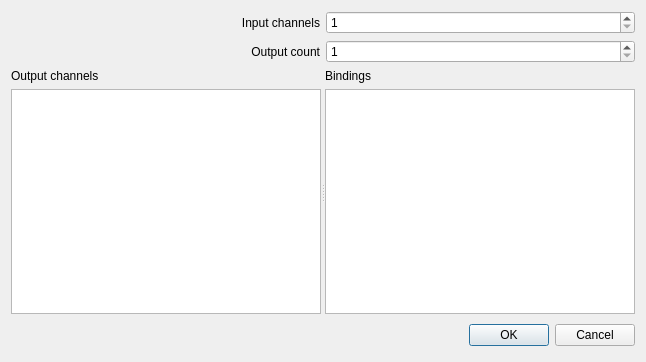
<?xml version="1.0" encoding="UTF-8"?>
<ui version="4.0">
 <class>ZMultiDialog</class>
 <widget class="QDialog" name="ZMultiDialog">
  <property name="geometry">
   <rect>
    <x>0</x>
    <y>0</y>
    <width>646</width>
    <height>362</height>
   </rect>
  </property>
  <property name="windowTitle">
   <string>ALSA Multi plugin parameters</string>
  </property>
  <layout class="QVBoxLayout" name="verticalLayout_3">
   <item>
    <layout class="QGridLayout" name="gridLayout">
     <item row="0" column="0">
      <widget class="QLabel" name="label">
       <property name="text">
        <string>Input channels</string>
       </property>
       <property name="alignment">
        <set>Qt::AlignRight|Qt::AlignTrailing|Qt::AlignVCenter</set>
       </property>
       <property name="buddy">
        <cstring>spinCapacity</cstring>
       </property>
      </widget>
     </item>
     <item row="0" column="1">
      <widget class="QSpinBox" name="spinCapacity">
       <property name="minimum">
        <number>1</number>
       </property>
      </widget>
     </item>
     <item row="1" column="0">
      <widget class="QLabel" name="label_3">
       <property name="text">
        <string>Output count</string>
       </property>
       <property name="alignment">
        <set>Qt::AlignRight|Qt::AlignTrailing|Qt::AlignVCenter</set>
       </property>
       <property name="buddy">
        <cstring>spinOutputsCount</cstring>
       </property>
      </widget>
     </item>
     <item row="1" column="1">
      <widget class="QSpinBox" name="spinOutputsCount">
       <property name="minimum">
        <number>1</number>
       </property>
      </widget>
     </item>
    </layout>
   </item>
   <item>
    <widget class="QSplitter" name="splitter">
     <property name="orientation">
      <enum>Qt::Horizontal</enum>
     </property>
     <widget class="QWidget" name="">
      <layout class="QVBoxLayout" name="verticalLayout_2">
       <item>
        <widget class="QLabel" name="label_4">
         <property name="text">
          <string>Output channels</string>
         </property>
         <property name="buddy">
          <cstring>tableOutputChannels</cstring>
         </property>
        </widget>
       </item>
       <item>
        <widget class="QTableView" name="tableOutputChannels"/>
       </item>
      </layout>
     </widget>
     <widget class="QWidget" name="">
      <layout class="QVBoxLayout" name="verticalLayout">
       <item>
        <widget class="QLabel" name="label_2">
         <property name="text">
          <string>Bindings</string>
         </property>
         <property name="buddy">
          <cstring>tableBindings</cstring>
         </property>
        </widget>
       </item>
       <item>
        <widget class="QTableView" name="tableBindings"/>
       </item>
      </layout>
     </widget>
    </widget>
   </item>
   <item>
    <layout class="QHBoxLayout">
     <property name="spacing">
      <number>6</number>
     </property>
     <property name="leftMargin">
      <number>0</number>
     </property>
     <property name="topMargin">
      <number>0</number>
     </property>
     <property name="rightMargin">
      <number>0</number>
     </property>
     <property name="bottomMargin">
      <number>0</number>
     </property>
     <item>
      <spacer>
       <property name="orientation">
        <enum>Qt::Horizontal</enum>
       </property>
       <property name="sizeHint" stdset="0">
        <size>
         <width>131</width>
         <height>31</height>
        </size>
       </property>
      </spacer>
     </item>
     <item>
      <widget class="QPushButton" name="okButton">
       <property name="text">
        <string>OK</string>
       </property>
      </widget>
     </item>
     <item>
      <widget class="QPushButton" name="cancelButton">
       <property name="text">
        <string>Cancel</string>
       </property>
      </widget>
     </item>
    </layout>
   </item>
  </layout>
 </widget>
 <tabstops>
  <tabstop>spinCapacity</tabstop>
  <tabstop>spinOutputsCount</tabstop>
  <tabstop>tableOutputChannels</tabstop>
  <tabstop>tableBindings</tabstop>
  <tabstop>okButton</tabstop>
  <tabstop>cancelButton</tabstop>
 </tabstops>
 <resources/>
 <connections>
  <connection>
   <sender>okButton</sender>
   <signal>clicked()</signal>
   <receiver>ZMultiDialog</receiver>
   <slot>accept()</slot>
   <hints>
    <hint type="sourcelabel">
     <x>350</x>
     <y>336</y>
    </hint>
    <hint type="destinationlabel">
     <x>89</x>
     <y>329</y>
    </hint>
   </hints>
  </connection>
  <connection>
   <sender>cancelButton</sender>
   <signal>clicked()</signal>
   <receiver>ZMultiDialog</receiver>
   <slot>reject()</slot>
   <hints>
    <hint type="sourcelabel">
     <x>473</x>
     <y>337</y>
    </hint>
    <hint type="destinationlabel">
     <x>143</x>
     <y>342</y>
    </hint>
   </hints>
  </connection>
 </connections>
</ui>
